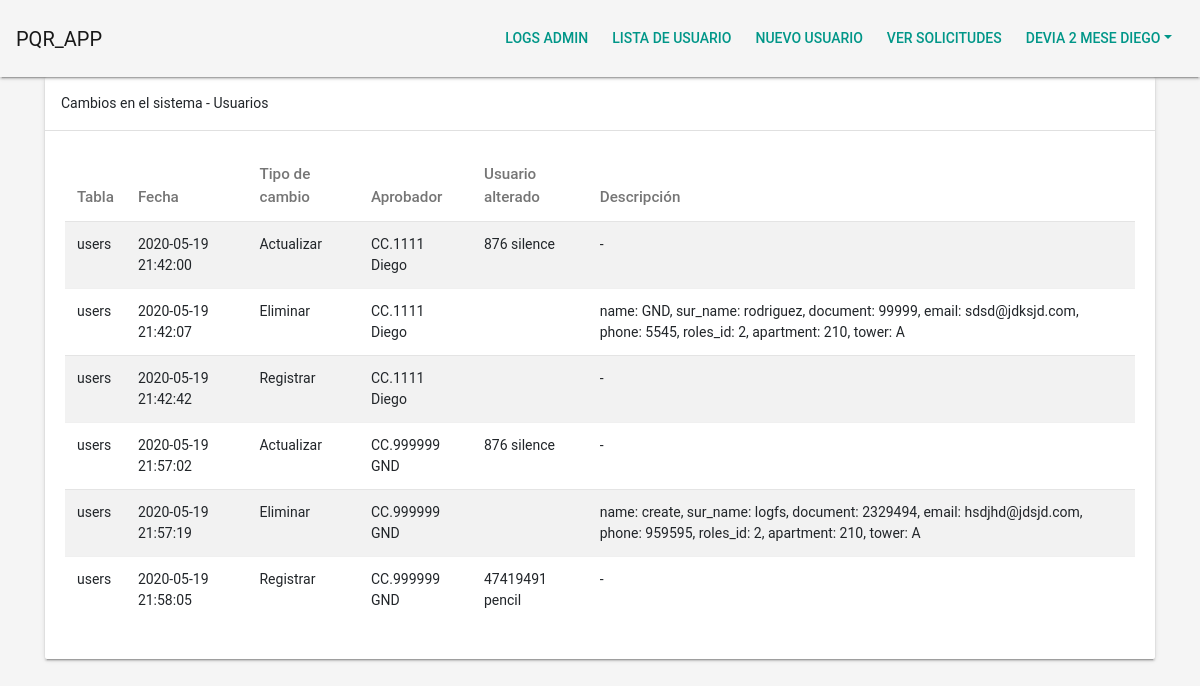
/?controller=admin&action=logs (signed in), run on the app's committed database.
### tables this page shows
CREATE TABLE IF NOT EXISTS `logs` (
  `id` int(10) unsigned NOT NULL AUTO_INCREMENT,
  `user_id` int(10) unsigned NOT NULL,
  `sincronizacion_id` int(10) unsigned NOT NULL,
  `ip` varchar(50) NOT NULL,
  `change_field` varchar(50) NOT NULL DEFAULT '-',
  `description_change` varchar(200) NOT NULL DEFAULT '-',
  `created_at` timestamp NOT NULL DEFAULT current_timestamp(),
  PRIMARY KEY (`id`),
  KEY `user_id` (`user_id`),
  KEY `sincronizacion_id` (`sincronizacion_id`),
  CONSTRAINT `logs_ibfk_1` FOREIGN KEY (`user_id`) REFERENCES `users` (`id`),
  CONSTRAINT `logs_ibfk_2` FOREIGN KEY (`sincronizacion_id`) REFERENCES `sincronizaciones` (`id`)
);

CREATE TABLE IF NOT EXISTS `sincronizaciones` (
  `id` int(10) unsigned NOT NULL AUTO_INCREMENT,
  `table_sync` varchar(50) NOT NULL,
  `tipo_cambio` varchar(50) NOT NULL,
  PRIMARY KEY (`id`)
);

### controller/Controller_admin.php (called while the page is built, shortened)
<?php
require_once('connection/ConnectionMySQL.php');
class Controller_admin {
	public function logs(){
		$result = new ConnectionMySQL();
		$logs_all = $result->select_logs();
		require_once('vistas/admin/logs_users.php');
	}
}

### connection/ConnectionMySQL.php (called while the page is built, shortened)
<?php
class ConnectionMySQL implements DBConfig
{
    private $conn;
    public function __construct()
    {
        try {
            $this->conn = new PDO(DBConfig::DNS, DBConfig::USER, DBConfig::PASSWORD);
        } catch (Exception $ex) {
        }
    }
    public function select_logs(){
        $result = $this->conn->prepare("SELECT l.*, CONCAT('CC.', uc.document, ' ', uc.name) AS aprobador, s.table_sync, s.tipo_cambio, CONCAT(IFNULL(u.document, ''), ' ',IFNULL(u.name, '')) AS usuario_alterado FROM logs l
INNER JOIN users uc ON uc.id = l.user_id
INNER JOIN sincronizaciones s ON s.id = l.sincronizacion_id
LEFT JOIN users u ON u.id = l.change_field
WHERE s.id IN (1,2,3)");
        $result->execute();
        return $result->fetchAll(PDO::FETCH_OBJ);
    }
}

### vistas/admin/logs_users.php (the view, shortened to what this page needs)
	<?php require_once('vistas/header.php'); ?>
</head>
<body>
	<?php require_once('vistas/menus/menu_admin.php'); ?>
	<div class="container">
		<div class="card">
			<div class="card-header">
				Cambios en el sistema - Usuarios
			</div>
			<div class="card-body">
				<div class="table-responsive">
			<table class="table table-striped">
				<thead>
				<tr>
					<th>Tabla</th>
					<th>Fecha</th>
					<th>Tipo de cambio</th>
					<th>Aprobador</th>
					<th>Usuario alterado</th>
					<th>Descripción</th>
				</tr>
			</thead>
			<tbody>
				<?php
						foreach ($logs_all  as $key => $value) {
							?>
						<tr>
							<td><?= $value->table_sync; ?></td>
							<td><?= $value->created_at; ?></td>
							<td><?= $value->tipo_cambio; ?></td>
							<td><?= $value->aprobador; ?></td>
							<td><?= $value->usuario_alterado; ?></td>
							<td><?= $value->description_change; ?></td>
						</tr>
					<?php
						}
					?>
			</tbody>
				</table>
			</div>
		</div>
	</div>
	<?php require_once('vistas/footer.php'); ?>

### index.php (shortened to what this page needs)
<?php
if(!$_GET){
	$controller =  new Controller_login();
	call_user_func([$controller, 'view']);
}elseif((isset($_GET['controller']) && isset($_GET['action'])) && ($_GET['controller'] != '' && $_GET['action'] != '')){
	$action = $_GET["action"];
	$controller = new $controller;
	call_user_func([$controller, $action]);
}else{
	$controller =  new Controller_login();
	call_user_func([$controller, 'error404']);
}

### vistas/header.php (shortened to what this page needs)
<!DOCTYPE html>
<html lang="es">
<head>
  <link rel="stylesheet" href="public/css/bootstrap-material-design.min.css">
</head>
<body class="bg-light">

### vistas/menus/menu_admin.php (shortened to what this page needs)
<nav id="nav-bar-app" class="navbar navbar-light bg-light">
  <a class="navbar-brand" href="?controller=admin&action=view">PQR_APP</a>
  <ul class="nav nav-pills">
    <li class="nav-item">
      <a class="nav-link" href="?controller=admin&action=logs">Logs admin</a>
    </li>
    <li class="nav-item">
      <a class="nav-link" href="?controller=admin&action=view">Lista de usuario</a>
    </li>
    <li class="nav-item">
      <a class="nav-link" href="?controller=admin&action=view_register">Nuevo Usuario</a>
    </li>
    <li class="nav-item">
      <a class="nav-link" href="?controller=admin&action=view_solicitudes">ver Solicitudes</a>
    </li>
    <li class="nav-item dropdown">
      <a class="nav-link dropdown-toggle" data-toggle="dropdown" href="#" role="button" aria-haspopup="true" aria-expanded="false"><?= $_SESSION['usuario']->sur_name ." ". $_SESSION['usuario']->name  ?></a>
    </li>
  </ul>
</nav>

### vistas/footer.php (shortened to what this page needs)
</body>
</html>

### data on the page
logs: sincronizacion.table_sync "users", created_at "2020-05-19 21:42:00", sincronizacion.tipo_cambio "Actualizar", aprobador "CC.1111 Diego", usuario_alterado "876 silence", description_change "-"
logs: sincronizacion.table_sync "users", created_at "2020-05-19 21:42:07", sincronizacion.tipo_cambio "Eliminar", aprobador "CC.1111 Diego", description_change "name: GND, sur_name: rodriguez, document: 99999, email: sdsd@jdksjd.com, phone: 5545, roles_id: 2, apartment: 210, tower: A"
logs: sincronizacion.table_sync "users", created_at "2020-05-19 21:42:42", sincronizacion.tipo_cambio "Registrar", aprobador "CC.1111 Diego", description_change "-"
logs: sincronizacion.table_sync "users", created_at "2020-05-19 21:57:02", sincronizacion.tipo_cambio "Actualizar", aprobador "CC.999999 GND", usuario_alterado "876 silence", description_change "-"
logs: sincronizacion.table_sync "users", created_at "2020-05-19 21:57:19", sincronizacion.tipo_cambio "Eliminar", aprobador "CC.999999 GND", description_change "name: create, sur_name: logfs, document: 2329494, email: hsdjhd@jdsjd.com, phone: 959595, roles_id: 2, apartment: 210, tower: A"
logs: sincronizacion.table_sync "users", created_at "2020-05-19 21:58:05", sincronizacion.tipo_cambio "Registrar", aprobador "CC.999999 GND", usuario_alterado "47419491 pencil", description_change "-"

### other printed values
$_SESSION['usuario']->sur_name "DEVIA 2 MESE"
$_SESSION['usuario']->name "DIEGO"
